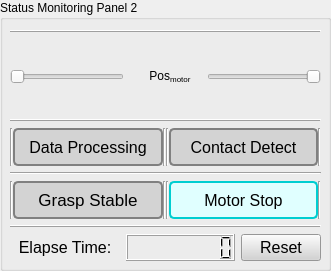
   <widget class="QGroupBox" name="status_monitoring_panel_2">
    <property name="geometry">
     <rect>
      <x>420</x>
      <y>610</y>
      <width>331</width>
      <height>271</height>
     </rect>
    </property>
    <property name="title">
     <string>Status Monitoring Panel 2</string>
    </property>
    <widget class="QWidget" name="verticalLayoutWidget_6">
     <property name="geometry">
      <rect>
       <x>10</x>
       <y>30</y>
       <width>311</width>
       <height>231</height>
      </rect>
     </property>
     <layout class="QVBoxLayout" name="verticalLayout_7" stretch="3,3,1,1">
      <item>
       <layout class="QVBoxLayout" name="verticalLayout_9" stretch="1,1,5,1,1">
        <item>
         <widget class="QFrame" name="hline1_10">
          <property name="frameShape">
           <enum>QFrame::HLine</enum>
          </property>
          <property name="frameShadow">
           <enum>QFrame::Raised</enum>
          </property>
         </widget>
        </item>
        <item>
         <layout class="QVBoxLayout" name="verticalLayout_11">
          <item>
           <widget class="QWidget" name="widget_2" native="true"/>
          </item>
         </layout>
        </item>
        <item>
         <layout class="QHBoxLayout" name="horizontalLayout_16" stretch="2,0,1,2">
          <property name="spacing">
           <number>9</number>
          </property>
          <property name="sizeConstraint">
           <enum>QLayout::SetDefaultConstraint</enum>
          </property>
          <item>
           <widget class="QSlider" name="motor_pos_reading_bar_1">
            <property name="orientation">
             <enum>Qt::Horizontal</enum>
            </property>
           </widget>
          </item>
          <item>
           <widget class="QWidget" name="widget_7" native="true"/>
          </item>
          <item>
           <widget class="QLabel" name="motor_pos_reading_label">
            <property name="text">
             <string>&lt;html&gt;&lt;head/&gt;&lt;body&gt;&lt;p&gt;Pos&lt;span style=&quot; vertical-align:sub;&quot;&gt;motor&lt;/span&gt;&lt;/p&gt;&lt;/body&gt;&lt;/html&gt;</string>
            </property>
            <property name="scaledContents">
             <bool>true</bool>
            </property>
            <property name="alignment">
             <set>Qt::AlignCenter</set>
            </property>
            <property name="wordWrap">
             <bool>true</bool>
            </property>
           </widget>
          </item>
          <item>
           <widget class="QSlider" name="motor_pos_reading_bar_2">
            <property name="orientation">
             <enum>Qt::Horizontal</enum>
            </property>
            <property name="invertedAppearance">
             <bool>true</bool>
            </property>
           </widget>
          </item>
         </layout>
        </item>
        <item>
         <layout class="QVBoxLayout" name="verticalLayout_14">
          <item>
           <widget class="QWidget" name="widget_8" native="true"/>
          </item>
         </layout>
        </item>
        <item>
         <widget class="QFrame" name="hline1_11">
          <property name="frameShape">
           <enum>QFrame::HLine</enum>
          </property>
          <property name="frameShadow">
           <enum>QFrame::Raised</enum>
          </property>
         </widget>
        </item>
       </layout>
      </item>
      <item>
       <layout class="QVBoxLayout" name="verticalLayout_17" stretch="0,0,0">
        <item>
         <layout class="QHBoxLayout" name="horizontalLayout_17" stretch="0,1,0,0,1,1">
          <property name="spacing">
           <number>0</number>
          </property>
          <property name="leftMargin">
           <number>0</number>
          </property>
          <property name="topMargin">
           <number>0</number>
          </property>
          <property name="rightMargin">
           <number>0</number>
          </property>
          <property name="bottomMargin">
           <number>0</number>
          </property>
          <item>
           <widget class="Line" name="line_14">
            <property name="orientation">
             <enum>Qt::Vertical</enum>
            </property>
           </widget>
          </item>
          <item>
           <widget class="QLabel" name="data_stable_flag_indicator">
            <property name="sizePolicy">
             <sizepolicy hsizetype="Preferred" vsizetype="Minimum">
              <horstretch>0</horstretch>
              <verstretch>0</verstretch>
             </sizepolicy>
            </property>
            <property name="font">
             <font>
              <pointsize>12</pointsize>
              <bold>false</bold>
             </font>
            </property>
            <property name="styleSheet">
             <string notr="true">background-color: lightgray; /* Light gray background */
    color: black; /* Black text */
    border: 2px solid gray; /* Gray border */
    border-radius: 5px; /* Rounded corners */
    padding: 5px; /* Padding */
    min-width: 100px; /* Minimum width */
    text-align: center; /* Center text alignment */</string>
            </property>
            <property name="text">
             <string>Data Processing</string>
            </property>
            <property name="alignment">
             <set>Qt::AlignCenter</set>
            </property>
           </widget>
          </item>
          <item>
           <widget class="Line" name="line_2">
            <property name="orientation">
             <enum>Qt::Vertical</enum>
            </property>
           </widget>
          </item>
          <item>
           <widget class="Line" name="line_6">
            <property name="orientation">
             <enum>Qt::Vertical</enum>
            </property>
           </widget>
          </item>
          <item>
           <widget class="QLabel" name="contact_detect_indicator">
            <property name="sizePolicy">
             <sizepolicy hsizetype="Preferred" vsizetype="Minimum">
              <horstretch>0</horstretch>
              <verstretch>0</verstretch>
             </sizepolicy>
            </property>
            <property name="font">
             <font>
              <pointsize>12</pointsize>
             </font>
            </property>
            <property name="styleSheet">
             <string notr="true">background-color: lightgray; /* Light gray background */
    color: black; /* Black text */
    border: 2px solid gray; /* Gray border */
    border-radius: 5px; /* Rounded corners */
    padding: 5px; /* Padding */
    min-width: 100px; /* Minimum width */
    text-align: center; /* Center text alignment */</string>
            </property>
            <property name="text">
             <string>Contact Detect</string>
            </property>
            <property name="alignment">
             <set>Qt::AlignCenter</set>
            </property>
           </widget>
          </item>
          <item>
           <widget class="Line" name="line_8">
            <property name="orientation">
             <enum>Qt::Vertical</enum>
            </property>
           </widget>
          </item>
         </layout>
        </item>
        <item>
         <widget class="Line" name="line_4">
          <property name="orientation">
           <enum>Qt::Horizontal</enum>
          </property>
         </widget>
        </item>
        <item>
         <layout class="QHBoxLayout" name="horizontalLayout_18">
          <property name="spacing">
           <number>0</number>
          </property>
          <property name="leftMargin">
           <number>0</number>
          </property>
          <property name="topMargin">
           <number>0</number>
          </property>
          <property name="rightMargin">
           <number>0</number>
          </property>
          <property name="bottomMargin">
           <number>0</number>
          </property>
          <item>
           <widget class="Line" name="line_11">
            <property name="orientation">
             <enum>Qt::Vertical</enum>
            </property>
           </widget>
          </item>
          <item>
           <widget class="QLabel" name="grasp_stable_flag_indicator">
            <property name="font">
             <font>
              <pointsize>13</pointsize>
             </font>
            </property>
            <property name="styleSheet">
             <string notr="true">background-color: lightgray; /* Light gray background */
    color: black; /* Black text */
    border: 2px solid gray; /* Gray border */
    border-radius: 5px; /* Rounded corners */
    padding: 5px; /* Padding */
    min-width: 100px; /* Minimum width */
    text-align: center; /* Center text alignment */</string>
            </property>
            <property name="text">
             <string>Grasp Stable</string>
            </property>
            <property name="alignment">
             <set>Qt::AlignCenter</set>
            </property>
           </widget>
          </item>
          <item>
           <widget class="Line" name="line_3">
            <property name="orientation">
             <enum>Qt::Vertical</enum>
            </property>
           </widget>
          </item>
          <item>
           <widget class="Line" name="line_9">
            <property name="orientation">
             <enum>Qt::Vertical</enum>
            </property>
           </widget>
          </item>
          <item>
           <widget class="QLabel" name="motor_stop_indicator">
            <property name="font">
             <font>
              <pointsize>12</pointsize>
             </font>
            </property>
            <property name="autoFillBackground">
             <bool>false</bool>
            </property>
            <property name="styleSheet">
             <string notr="true">background-color: lightcyan;
color: black;
border: 2px solid #00ced1; /* Dark Cyan border */
border-radius: 5px;
padding: 5px;
min-width: 100px;
text-align: center;</string>
            </property>
            <property name="text">
             <string>Motor Stop</string>
            </property>
            <property name="scaledContents">
             <bool>false</bool>
            </property>
            <property name="alignment">
             <set>Qt::AlignCenter</set>
            </property>
            <property name="margin">
             <number>0</number>
            </property>
           </widget>
          </item>
          <item>
           <widget class="Line" name="line_10">
            <property name="orientation">
             <enum>Qt::Vertical</enum>
            </property>
           </widget>
          </item>
         </layout>
        </item>
       </layout>
      </item>
      <item>
       <widget class="QFrame" name="hline1_4">
        <property name="frameShape">
         <enum>QFrame::HLine</enum>
        </property>
        <property name="frameShadow">
         <enum>QFrame::Raised</enum>
        </property>
       </widget>
      </item>
      <item>
       <layout class="QHBoxLayout" name="horizontalLayout_6" stretch="3,3,1">
        <item>
         <widget class="QLabel" name="elapsed_time_label">
          <property name="font">
           <font>
            <pointsize>12</pointsize>
           </font>
          </property>
          <property name="text">
           <string>Elapse Time:</string>
          </property>
          <property name="alignment">
           <set>Qt::AlignCenter</set>
          </property>
         </widget>
        </item>
        <item>
         <widget class="QLCDNumber" name="elapsed_time_display">
          <property name="digitCount">
           <number>8</number>
          </property>
         </widget>
        </item>
        <item>
         <widget class="QPushButton" name="time_reset_button">
          <property name="font">
           <font>
            <pointsize>12</pointsize>
           </font>
          </property>
          <property name="styleSheet">
           <string notr="true">background-color: lightgray</string>
          </property>
          <property name="text">
           <string>Reset</string>
          </property>
         </widget>
        </item>
       </layout>
      </item>
     </layout>
    </widget>
   </widget>
